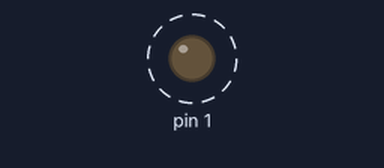
Simulated run of this sketch. Board: Arduino Uno, built for the host (arithmetic inside an expression is 32-bit, double 64-bit). On the bench: output pins drawn as LEDs (lit = HIGH). Dashed ring = blinking.

Above: at 0.2 s.
Timing chart, 0 to 3.0 s (numbered marks = the images above):
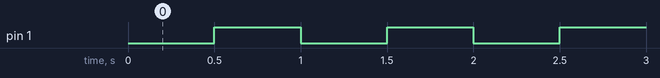

The sketch:

blink.ino
```cpp
// Blink the on-board LED of the HY-TinySTM103.

const int LED = PA1; // inverted logic

void setup () {
    pinMode(LED, OUTPUT);
}

void loop () {
    digitalWrite(LED, LOW);     // on!
    delay(500);
    digitalWrite(LED, HIGH);    // off!
    delay(500);
}
```

Measured:
- by itself, pin 1: alternates HIGH for 0.50 s and LOW for 0.50 s
